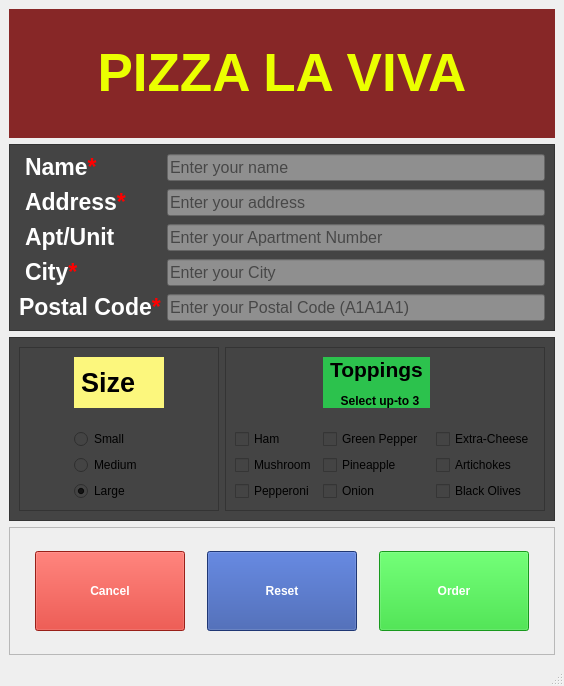
<?xml version="1.0" encoding="UTF-8"?>
<ui version="4.0">
 <class>MainWindow</class>
 <widget class="QMainWindow" name="MainWindow">
  <property name="geometry">
   <rect>
    <x>0</x>
    <y>0</y>
    <width>564</width>
    <height>686</height>
   </rect>
  </property>
  <property name="maximumSize">
   <size>
    <width>16777215</width>
    <height>16777161</height>
   </size>
  </property>
  <property name="windowTitle">
   <string>MainWindow</string>
  </property>
  <property name="styleSheet">
   <string notr="true">background-image: url(:/Desktop/background (1).png) 0 0 0 0 stretch stretch;
background-repeat: no-repeat;
background-position: center;</string>
  </property>
  <widget class="QWidget" name="centralwidget">
   <layout class="QVBoxLayout" name="verticalLayout_2">
    <item>
     <widget class="QLabel" name="Title">
      <property name="font">
       <font>
        <pointsize>40</pointsize>
       </font>
      </property>
      <property name="styleSheet">
       <string notr="true">color: rgb(235, 255, 0);
background-color: rgb(135, 39, 39);</string>
      </property>
      <property name="text">
       <string>&lt;html&gt;&lt;head/&gt;&lt;body&gt;&lt;p align=&quot;center&quot;&gt;&lt;span style=&quot; font-weight:700;&quot;&gt;PIZZA LA VIVA&lt;/span&gt;&lt;/p&gt;&lt;/body&gt;&lt;/html&gt;</string>
      </property>
      <property name="alignment">
       <set>Qt::AlignmentFlag::AlignCenter</set>
      </property>
     </widget>
    </item>
    <item>
     <widget class="QFrame" name="InfoFrame">
      <property name="styleSheet">
       <string notr="true">background-color: #444444;
opacity: 0.3;</string>
      </property>
      <property name="frameShape">
       <enum>QFrame::Shape::StyledPanel</enum>
      </property>
      <property name="frameShadow">
       <enum>QFrame::Shadow::Raised</enum>
      </property>
      <layout class="QFormLayout" name="formLayout">
       <item row="0" column="0">
        <widget class="QLabel" name="nameLabel">
         <property name="font">
          <font>
           <pointsize>17</pointsize>
          </font>
         </property>
         <property name="styleSheet">
          <string notr="true">margin-bottom: 3px;
color:  #FFF;</string>
         </property>
         <property name="text">
          <string>&lt;html&gt;&lt;head/&gt;&lt;body&gt;&lt;p&gt;&lt;span style=&quot; font-weight:700;&quot;&gt;Name&lt;/span&gt;&lt;span style=&quot; font-weight:700; color:#ff0000;&quot;&gt;*&lt;/span&gt;&lt;/p&gt;&lt;/body&gt;&lt;/html&gt;</string>
         </property>
        </widget>
       </item>
       <item row="0" column="1">
        <widget class="QLineEdit" name="nameInput">
         <property name="font">
          <font>
           <pointsize>12</pointsize>
          </font>
         </property>
         <property name="styleSheet">
          <string notr="true">background-color: #8F8F8F;
</string>
         </property>
         <property name="placeholderText">
          <string>Enter your name</string>
         </property>
        </widget>
       </item>
       <item row="1" column="0">
        <widget class="QLabel" name="addressLabel">
         <property name="font">
          <font>
           <pointsize>17</pointsize>
          </font>
         </property>
         <property name="styleSheet">
          <string notr="true">margin-bottom: 3px;
color:  #FFF;</string>
         </property>
         <property name="text">
          <string>&lt;html&gt;&lt;head/&gt;&lt;body&gt;&lt;p&gt;&lt;span style=&quot; font-weight:700;&quot;&gt;Address&lt;/span&gt;&lt;span style=&quot; font-weight:700; color:#ff0000;&quot;&gt;*&lt;/span&gt;&lt;/p&gt;&lt;/body&gt;&lt;/html&gt;</string>
         </property>
        </widget>
       </item>
       <item row="1" column="1">
        <widget class="QLineEdit" name="addressInput">
         <property name="font">
          <font>
           <pointsize>12</pointsize>
          </font>
         </property>
         <property name="styleSheet">
          <string notr="true">background-color: #8F8F8F;
</string>
         </property>
         <property name="placeholderText">
          <string>Enter your address</string>
         </property>
        </widget>
       </item>
       <item row="2" column="0">
        <widget class="QLabel" name="aptLabel">
         <property name="font">
          <font>
           <pointsize>17</pointsize>
          </font>
         </property>
         <property name="styleSheet">
          <string notr="true">margin-bottom: 3px;
color:  #FFF;</string>
         </property>
         <property name="text">
          <string>&lt;html&gt;&lt;head/&gt;&lt;body&gt;&lt;p&gt;&lt;span style=&quot; font-weight:700;&quot;&gt;Apt/Unit&lt;/span&gt;&lt;/p&gt;&lt;/body&gt;&lt;/html&gt;</string>
         </property>
        </widget>
       </item>
       <item row="2" column="1">
        <widget class="QLineEdit" name="aptInput">
         <property name="font">
          <font>
           <pointsize>12</pointsize>
          </font>
         </property>
         <property name="styleSheet">
          <string notr="true">background-color: #8F8F8F;
</string>
         </property>
         <property name="placeholderText">
          <string>Enter your Apartment Number</string>
         </property>
        </widget>
       </item>
       <item row="3" column="0">
        <widget class="QLabel" name="cityLabel">
         <property name="font">
          <font>
           <pointsize>17</pointsize>
          </font>
         </property>
         <property name="styleSheet">
          <string notr="true">margin-bottom: 3px;
color:  #FFF;</string>
         </property>
         <property name="text">
          <string>&lt;html&gt;&lt;head/&gt;&lt;body&gt;&lt;p&gt;&lt;span style=&quot; font-weight:700;&quot;&gt;City&lt;/span&gt;&lt;span style=&quot; font-weight:700; color:#ff0000;&quot;&gt;*&lt;/span&gt;&lt;/p&gt;&lt;/body&gt;&lt;/html&gt;</string>
         </property>
        </widget>
       </item>
       <item row="3" column="1">
        <widget class="QLineEdit" name="cityInput">
         <property name="font">
          <font>
           <pointsize>12</pointsize>
          </font>
         </property>
         <property name="styleSheet">
          <string notr="true">background-color: #8F8F8F;
</string>
         </property>
         <property name="placeholderText">
          <string>Enter your City</string>
         </property>
        </widget>
       </item>
       <item row="4" column="0">
        <widget class="QLabel" name="postalCodeLabel">
         <property name="font">
          <font>
           <pointsize>17</pointsize>
          </font>
         </property>
         <property name="styleSheet">
          <string notr="true">color:  #FFF;</string>
         </property>
         <property name="text">
          <string>&lt;html&gt;&lt;head/&gt;&lt;body&gt;&lt;p&gt;&lt;span style=&quot; font-weight:700;&quot;&gt;Postal Code&lt;/span&gt;&lt;span style=&quot; font-weight:700; color:#ff0000;&quot;&gt;*&lt;/span&gt;&lt;/p&gt;&lt;/body&gt;&lt;/html&gt;</string>
         </property>
        </widget>
       </item>
       <item row="4" column="1">
        <widget class="QLineEdit" name="postalCodeInput">
         <property name="font">
          <font>
           <pointsize>12</pointsize>
          </font>
         </property>
         <property name="styleSheet">
          <string notr="true">background-color: #8F8F8F;
</string>
         </property>
         <property name="placeholderText">
          <string>Enter your Postal Code (A1A1A1)</string>
         </property>
        </widget>
       </item>
      </layout>
     </widget>
    </item>
    <item>
     <widget class="QFrame" name="PizzaInfoFrame">
      <property name="styleSheet">
       <string notr="true">background-color: #444444;
opacity: 0.3;</string>
      </property>
      <property name="frameShape">
       <enum>QFrame::Shape::StyledPanel</enum>
      </property>
      <property name="frameShadow">
       <enum>QFrame::Shadow::Raised</enum>
      </property>
      <layout class="QHBoxLayout" name="horizontalLayout">
       <item>
        <widget class="QFrame" name="SizeFrame">
         <property name="frameShape">
          <enum>QFrame::Shape::StyledPanel</enum>
         </property>
         <property name="frameShadow">
          <enum>QFrame::Shadow::Raised</enum>
         </property>
         <layout class="QGridLayout" name="gridLayout_2">
          <item row="1" column="0">
           <widget class="QRadioButton" name="radioButton">
            <property name="cursor">
             <cursorShape>PointingHandCursor</cursorShape>
            </property>
            <property name="text">
             <string>Small</string>
            </property>
            <property name="checked">
             <bool>false</bool>
            </property>
            <property name="autoExclusive">
             <bool>true</bool>
            </property>
           </widget>
          </item>
          <item row="0" column="0">
           <widget class="QLabel" name="nameLabel_2">
            <property name="maximumSize">
             <size>
              <width>90</width>
              <height>16777215</height>
             </size>
            </property>
            <property name="font">
             <font>
              <pointsize>20</pointsize>
             </font>
            </property>
            <property name="styleSheet">
             <string notr="true">margin-bottom: 15px;
color:  #FFF;
background: #FCF77D;</string>
            </property>
            <property name="text">
             <string>&lt;html&gt;&lt;head/&gt;&lt;body&gt;&lt;p&gt;&lt;span style=&quot; font-weight:700; color:#000000;&quot;&gt;Size&lt;/span&gt;&lt;/p&gt;&lt;/body&gt;&lt;/html&gt;</string>
            </property>
           </widget>
          </item>
          <item row="2" column="0">
           <widget class="QRadioButton" name="radioButton_2">
            <property name="cursor">
             <cursorShape>PointingHandCursor</cursorShape>
            </property>
            <property name="text">
             <string>Medium</string>
            </property>
            <property name="autoExclusive">
             <bool>true</bool>
            </property>
           </widget>
          </item>
          <item row="3" column="0">
           <widget class="QRadioButton" name="radioButton_3">
            <property name="cursor">
             <cursorShape>PointingHandCursor</cursorShape>
            </property>
            <property name="text">
             <string>Large</string>
            </property>
            <property name="checked">
             <bool>true</bool>
            </property>
            <property name="autoExclusive">
             <bool>true</bool>
            </property>
           </widget>
          </item>
         </layout>
        </widget>
       </item>
       <item>
        <widget class="QFrame" name="ToppingsFrame">
         <property name="frameShape">
          <enum>QFrame::Shape::StyledPanel</enum>
         </property>
         <property name="frameShadow">
          <enum>QFrame::Shadow::Raised</enum>
         </property>
         <layout class="QGridLayout" name="gridLayout">
          <item row="2" column="2">
           <widget class="QCheckBox" name="checkBox_7">
            <property name="cursor">
             <cursorShape>PointingHandCursor</cursorShape>
            </property>
            <property name="text">
             <string>Artichokes</string>
            </property>
           </widget>
          </item>
          <item row="3" column="0">
           <widget class="QCheckBox" name="checkBox_2">
            <property name="cursor">
             <cursorShape>PointingHandCursor</cursorShape>
            </property>
            <property name="text">
             <string>Pepperoni</string>
            </property>
           </widget>
          </item>
          <item row="1" column="0">
           <widget class="QCheckBox" name="checkBox">
            <property name="cursor">
             <cursorShape>PointingHandCursor</cursorShape>
            </property>
            <property name="text">
             <string>Ham</string>
            </property>
           </widget>
          </item>
          <item row="1" column="2">
           <widget class="QCheckBox" name="checkBox_9">
            <property name="cursor">
             <cursorShape>ForbiddenCursor</cursorShape>
            </property>
            <property name="acceptDrops">
             <bool>false</bool>
            </property>
            <property name="text">
             <string>Extra-Cheese</string>
            </property>
            <property name="checkable">
             <bool>false</bool>
            </property>
            <property name="checked">
             <bool>false</bool>
            </property>
           </widget>
          </item>
          <item row="3" column="1">
           <widget class="QCheckBox" name="checkBox_6">
            <property name="cursor">
             <cursorShape>PointingHandCursor</cursorShape>
            </property>
            <property name="text">
             <string>Onion</string>
            </property>
           </widget>
          </item>
          <item row="0" column="1">
           <widget class="QLabel" name="nameLabel_3">
            <property name="maximumSize">
             <size>
              <width>150</width>
              <height>16777215</height>
             </size>
            </property>
            <property name="font">
             <font>
              <pointsize>20</pointsize>
             </font>
            </property>
            <property name="styleSheet">
             <string notr="true">margin-bottom: 15px;
color:  #000;
background: #2CC24D;</string>
            </property>
            <property name="text">
             <string>&lt;html&gt;&lt;head/&gt;&lt;body&gt;&lt;p&gt;&lt;span style=&quot; font-size:16pt; font-weight:700;&quot;&gt;Toppings&lt;/span&gt;&lt;/p&gt;&lt;p align=&quot;center&quot;&gt;&lt;span style=&quot; font-size:9pt; font-weight:700;&quot;&gt;Select up-to 3&lt;/span&gt;&lt;/p&gt;&lt;/body&gt;&lt;/html&gt;</string>
            </property>
           </widget>
          </item>
          <item row="2" column="0">
           <widget class="QCheckBox" name="checkBox_4">
            <property name="cursor">
             <cursorShape>PointingHandCursor</cursorShape>
            </property>
            <property name="text">
             <string>Mushroom</string>
            </property>
           </widget>
          </item>
          <item row="2" column="1">
           <widget class="QCheckBox" name="checkBox_5">
            <property name="cursor">
             <cursorShape>PointingHandCursor</cursorShape>
            </property>
            <property name="text">
             <string>Pineapple</string>
            </property>
           </widget>
          </item>
          <item row="3" column="2">
           <widget class="QCheckBox" name="checkBox_8">
            <property name="cursor">
             <cursorShape>PointingHandCursor</cursorShape>
            </property>
            <property name="text">
             <string>Black Olives</string>
            </property>
           </widget>
          </item>
          <item row="1" column="1">
           <widget class="QCheckBox" name="checkBox_3">
            <property name="cursor">
             <cursorShape>PointingHandCursor</cursorShape>
            </property>
            <property name="text">
             <string>Green Pepper</string>
            </property>
           </widget>
          </item>
         </layout>
        </widget>
       </item>
      </layout>
     </widget>
    </item>
    <item>
     <widget class="QFrame" name="frame">
      <property name="frameShape">
       <enum>QFrame::Shape::StyledPanel</enum>
      </property>
      <property name="frameShadow">
       <enum>QFrame::Shadow::Raised</enum>
      </property>
      <layout class="QGridLayout" name="gridLayout_3">
       <item row="0" column="0">
        <widget class="QPushButton" name="pushButton">
         <property name="minimumSize">
          <size>
           <width>0</width>
           <height>50</height>
          </size>
         </property>
         <property name="maximumSize">
          <size>
           <width>150</width>
           <height>80</height>
          </size>
         </property>
         <property name="cursor">
          <cursorShape>PointingHandCursor</cursorShape>
         </property>
         <property name="styleSheet">
          <string notr="true">background-color: rgb(214, 44, 33);
color: #FFF;
font-weight: 900;</string>
         </property>
         <property name="text">
          <string>Cancel</string>
         </property>
        </widget>
       </item>
       <item row="0" column="1">
        <widget class="QPushButton" name="pushButton_2">
         <property name="minimumSize">
          <size>
           <width>0</width>
           <height>50</height>
          </size>
         </property>
         <property name="maximumSize">
          <size>
           <width>150</width>
           <height>80</height>
          </size>
         </property>
         <property name="cursor">
          <cursorShape>PointingHandCursor</cursorShape>
         </property>
         <property name="styleSheet">
          <string notr="true">font-weight: 900;
color: #fff;
background-color: rgb(44, 77, 162);</string>
         </property>
         <property name="text">
          <string>Reset</string>
         </property>
        </widget>
       </item>
       <item row="0" column="2">
        <widget class="QPushButton" name="orderButton">
         <property name="minimumSize">
          <size>
           <width>0</width>
           <height>50</height>
          </size>
         </property>
         <property name="maximumSize">
          <size>
           <width>150</width>
           <height>80</height>
          </size>
         </property>
         <property name="cursor">
          <cursorShape>PointingHandCursor</cursorShape>
         </property>
         <property name="styleSheet">
          <string notr="true">font-weight: 900;
color: #fff;
background-color: rgb(33, 214, 40);</string>
         </property>
         <property name="text">
          <string>Order</string>
         </property>
        </widget>
       </item>
      </layout>
     </widget>
    </item>
   </layout>
  </widget>
  <widget class="QStatusBar" name="statusbar"/>
 </widget>
 <resources/>
 <connections/>
</ui>
